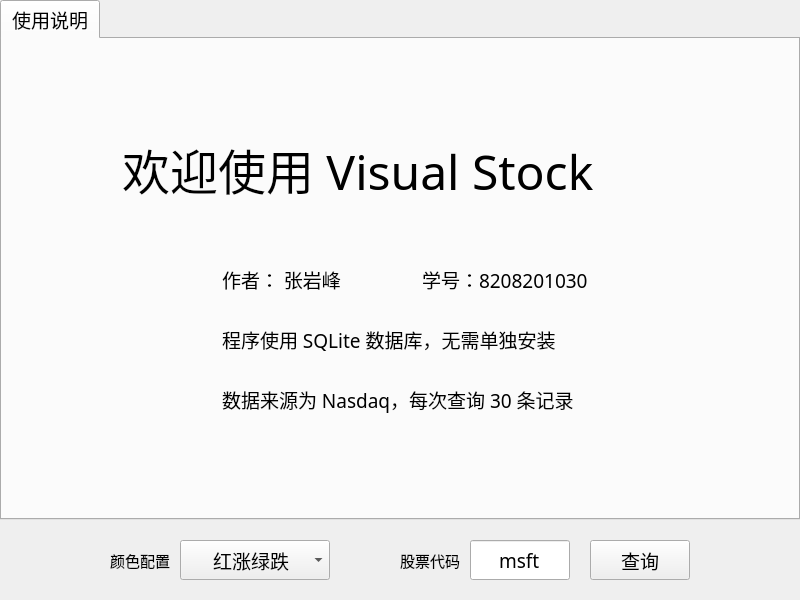
<?xml version="1.0" encoding="UTF-8"?>
<ui version="4.0">
 <class>MainWindow</class>
 <widget class="QMainWindow" name="MainWindow">
  <property name="geometry">
   <rect>
    <x>0</x>
    <y>0</y>
    <width>800</width>
    <height>600</height>
   </rect>
  </property>
  <property name="sizePolicy">
   <sizepolicy hsizetype="Ignored" vsizetype="Ignored">
    <horstretch>0</horstretch>
    <verstretch>0</verstretch>
   </sizepolicy>
  </property>
  <property name="minimumSize">
   <size>
    <width>800</width>
    <height>600</height>
   </size>
  </property>
  <property name="maximumSize">
   <size>
    <width>800</width>
    <height>600</height>
   </size>
  </property>
  <property name="font">
   <font>
    <family>JetBrains Mono</family>
    <pointsize>14</pointsize>
   </font>
  </property>
  <property name="windowTitle">
   <string> Visual Stock</string>
  </property>
  <property name="styleSheet">
   <string notr="true"/>
  </property>
  <property name="toolButtonStyle">
   <enum>Qt::ToolButtonIconOnly</enum>
  </property>
  <property name="animated">
   <bool>true</bool>
  </property>
  <property name="documentMode">
   <bool>false</bool>
  </property>
  <property name="tabShape">
   <enum>QTabWidget::Rounded</enum>
  </property>
  <property name="dockNestingEnabled">
   <bool>false</bool>
  </property>
  <property name="unifiedTitleAndToolBarOnMac">
   <bool>false</bool>
  </property>
  <widget class="QWidget" name="centralwidget">
   <property name="sizePolicy">
    <sizepolicy hsizetype="Ignored" vsizetype="Ignored">
     <horstretch>0</horstretch>
     <verstretch>0</verstretch>
    </sizepolicy>
   </property>
   <widget class="QTabWidget" name="TWStocks">
    <property name="geometry">
     <rect>
      <x>0</x>
      <y>0</y>
      <width>800</width>
      <height>520</height>
     </rect>
    </property>
    <property name="font">
     <font>
      <family>JetBrains Mono</family>
      <pointsize>14</pointsize>
     </font>
    </property>
    <property name="currentIndex">
     <number>0</number>
    </property>
    <widget class="QWidget" name="Welcome">
     <attribute name="title">
      <string>使用说明</string>
     </attribute>
     <widget class="QLabel" name="LID">
      <property name="geometry">
       <rect>
        <x>420</x>
        <y>220</y>
        <width>180</width>
        <height>40</height>
       </rect>
      </property>
      <property name="text">
       <string>学号：8208201030</string>
      </property>
     </widget>
     <widget class="QLabel" name="LWelcome">
      <property name="geometry">
       <rect>
        <x>120</x>
        <y>100</y>
        <width>600</width>
        <height>60</height>
       </rect>
      </property>
      <property name="font">
       <font>
        <family>JetBrains Mono</family>
        <pointsize>36</pointsize>
       </font>
      </property>
      <property name="text">
       <string>欢迎使用 Visual Stock</string>
      </property>
     </widget>
     <widget class="QLabel" name="LAuthor">
      <property name="geometry">
       <rect>
        <x>220</x>
        <y>220</y>
        <width>130</width>
        <height>40</height>
       </rect>
      </property>
      <property name="font">
       <font>
        <family>JetBrains Mono</family>
        <pointsize>14</pointsize>
       </font>
      </property>
      <property name="text">
       <string>作者： 张岩峰</string>
      </property>
     </widget>
     <widget class="QLabel" name="TTip1">
      <property name="geometry">
       <rect>
        <x>220</x>
        <y>280</y>
        <width>380</width>
        <height>40</height>
       </rect>
      </property>
      <property name="text">
       <string>程序使用 SQLite 数据库，无需单独安装</string>
      </property>
     </widget>
     <widget class="QLabel" name="TTip2">
      <property name="geometry">
       <rect>
        <x>220</x>
        <y>340</y>
        <width>370</width>
        <height>40</height>
       </rect>
      </property>
      <property name="text">
       <string>数据来源为 Nasdaq，每次查询 30 条记录</string>
      </property>
     </widget>
    </widget>
   </widget>
   <widget class="QComboBox" name="CBBColor">
    <property name="geometry">
     <rect>
      <x>180</x>
      <y>540</y>
      <width>150</width>
      <height>40</height>
     </rect>
    </property>
    <property name="font">
     <font>
      <family>JetBrains Mono</family>
      <pointsize>14</pointsize>
     </font>
    </property>
    <property name="contextMenuPolicy">
     <enum>Qt::DefaultContextMenu</enum>
    </property>
    <property name="layoutDirection">
     <enum>Qt::LeftToRight</enum>
    </property>
    <property name="styleSheet">
     <string notr="true">padding-left: 32</string>
    </property>
    <property name="inputMethodHints">
     <set>Qt::ImhNone</set>
    </property>
    <item>
     <property name="text">
      <string>红涨绿跌</string>
     </property>
    </item>
    <item>
     <property name="text">
      <string>绿涨红跌</string>
     </property>
    </item>
    <item>
     <property name="text">
      <string>黄涨紫跌</string>
     </property>
    </item>
   </widget>
   <widget class="QPushButton" name="PBCommit">
    <property name="geometry">
     <rect>
      <x>590</x>
      <y>540</y>
      <width>100</width>
      <height>40</height>
     </rect>
    </property>
    <property name="text">
     <string>查询</string>
    </property>
    <property name="autoDefault">
     <bool>false</bool>
    </property>
    <property name="default">
     <bool>false</bool>
    </property>
    <property name="flat">
     <bool>false</bool>
    </property>
   </widget>
   <widget class="QLabel" name="LStock">
    <property name="geometry">
     <rect>
      <x>400</x>
      <y>540</y>
      <width>70</width>
      <height>40</height>
     </rect>
    </property>
    <property name="font">
     <font>
      <family>JetBrains Mono</family>
      <pointsize>11</pointsize>
     </font>
    </property>
    <property name="text">
     <string>股票代码</string>
    </property>
   </widget>
   <widget class="QLineEdit" name="LEStock">
    <property name="geometry">
     <rect>
      <x>470</x>
      <y>540</y>
      <width>100</width>
      <height>40</height>
     </rect>
    </property>
    <property name="styleSheet">
     <string notr="true"/>
    </property>
    <property name="text">
     <string>msft</string>
    </property>
    <property name="frame">
     <bool>true</bool>
    </property>
    <property name="alignment">
     <set>Qt::AlignCenter</set>
    </property>
   </widget>
   <widget class="QLabel" name="LColor">
    <property name="geometry">
     <rect>
      <x>110</x>
      <y>540</y>
      <width>70</width>
      <height>40</height>
     </rect>
    </property>
    <property name="font">
     <font>
      <family>JetBrains Mono</family>
      <pointsize>11</pointsize>
     </font>
    </property>
    <property name="text">
     <string>颜色配置</string>
    </property>
   </widget>
  </widget>
 </widget>
 <resources>
  <include location="static.qrc"/>
 </resources>
 <connections/>
 <slots>
  <slot>PCComiitedClicked()</slot>
 </slots>
</ui>
